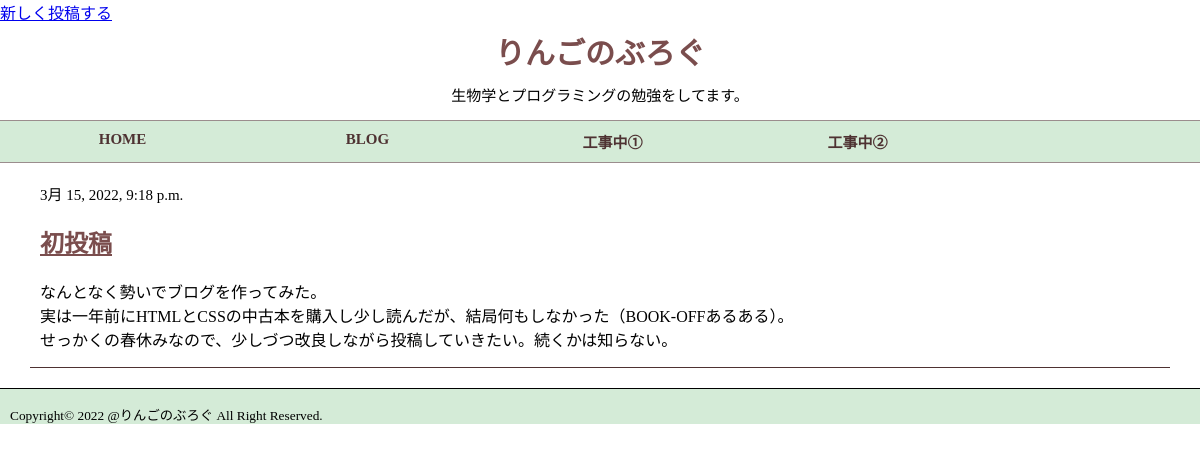
The app's page / (signed in) with its own data.
### blog/models.py (models this page shows, shortened)
class Post(models.Model):
    author = models.ForeignKey(settings.AUTH_USER_MODEL, on_delete=models.CASCADE)
    title = models.CharField(max_length=200)
    text = models.TextField()
    create_date = models.DateTimeField(default=timezone.now)
    published_date = models.DateTimeField(blank=True, null=True)

### blog/views.py (the view)
# urls.py: path('', views.post_list, name='post_list'),
def post_list(request):
    posts = Post.objects.filter(published_date__lte=timezone.now()).order_by('-published_date')
    return render(request, 'blog/post_list.html', {'posts' : posts})

### blog/templates/blog/post_list.html
{% extends 'blog/base.html' %}
{% block content %}
    {% for post in posts %}
        <div class="post">
            <div class="date">
                <p>{{ post.published_date }}</p>
            </div>
            <h2><a href="{% url 'post_detail' pk=post.pk %}">{{ post.title }}</a></h2>
            <p>{{ post.text|linebreaksbr }}</p>
        </div>
    {% endfor %}
{% endblock %}

### blog/static/css/blog.css (style rules this page uses)
h2 { color: #7a4d4d; }
h2 a { color: #7a4d4d; }
body { font-family: "MS Pゴシック" ; margin: 0px; }
.post { margin-top: 10px; padding-left: 10px; padding-right: 10px; background-color: #ffffff; border-bottom: solid 1px #4e3232; }
.date { font-size: 15px; }

### records on screen
Post: published_date "3月 15, 2022, 9:18 p.m.", title "初投稿", text "なんとなく勢いでブログを作ってみた。 実は一年前にHTMLとCSSの中古本を購入し少し読んだが、結局何もしなかった（BOOK-OFFあるある）。 せっかくの春休みなので、少しづつ改良しながら投稿していきたい。続くかは知らない。"
